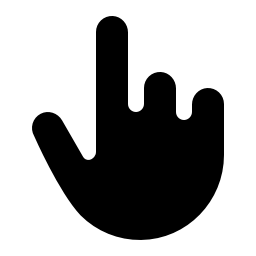
#> input picture tools/cursor_sources/ph_hand_pointing_fill.png, 256 x 256 px; its folder holds 3 pictures in this run
$ python build_cursor_icons.py
#> lines starting #> are read from the running program, lines starting #| are printed output that depends on the picture
"""Gera o cursor de porto a partir de um ícone pronto (tools/cursor_sources).

- cursor_pointer.png <- Phosphor "hand-pointing-fill" (mão apontando, hover em
                        porto/construção)

Aplica o estilo dos demais cursores: latão (#C9A24A) com contorno escuro
uniforme. O contorno é a silhueta dilatada (o desenho original fica intacto,
sem erosão), então os dedos finos não somem em 32 px.

Uso: python tools/build_cursor_icons.py
"""

import os

from PIL import Image, ImageFilter

HERE = os.path.dirname(os.path.abspath(__file__))
ROOT = os.path.dirname(HERE)
SRC = os.path.join(HERE, "cursor_sources")
OUT = os.path.join(ROOT, "assets", "ui")

CANVAS = 32
CONTENT = 26          # maior dimensão do ícone dentro do canvas (seta tem 28, lupa 27)
OUTLINE = 11          # MaxFilter em 256 px ~ 1,4 px em 32

brass = (201, 162, 74, 255)
dark = (12, 12, 12, 255)


def build(src_name: str, out_name: str) -> None:
#> called with src_name = 'ph_hand_pointing_fill.png', out_name = 'cursor_pointer.png'
    im = Image.open(os.path.join(SRC, src_name)).convert("RGBA")
#> im is the input picture: PIL image 256x256 RGBA; mean R, G, B, A 0, 0, 0, 89.5

    # Margem para o contorno não ser cortado na borda.
    pad = OUTLINE
    padded = Image.new("RGBA", (im.width + pad * 2, im.height + pad * 2), (0, 0, 0, 0))
#> padded: PIL image 278x278 RGBA; every value is 0
    padded.alpha_composite(im, (pad, pad))
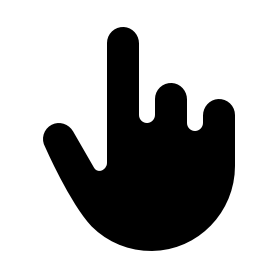
#> padded: PIL image 278x278 RGBA; mean R, G, B, A 0, 0, 0, 75.9; transparent parts drawn white

    a = padded.getchannel("A")
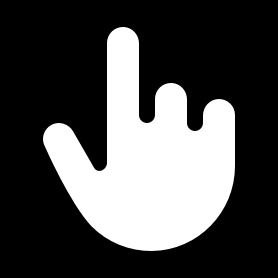
#> a: PIL image 278x278 L; min 0, max 255, mean 75.9
    dil = a.filter(ImageFilter.MaxFilter(OUTLINE))
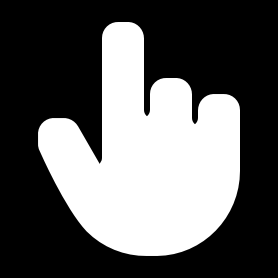
#> dil: PIL image 278x278 L; min 0, max 255, mean 93.9
    d = Image.new("RGBA", padded.size, dark)
    d.putalpha(dil)
    b = Image.new("RGBA", padded.size, brass)
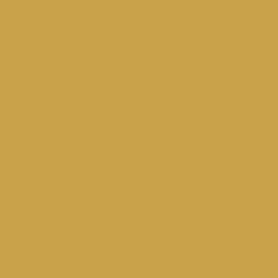
#> b: PIL image 278x278 RGBA; mean R, G, B, A 201, 162, 74, 255
    b.putalpha(a)
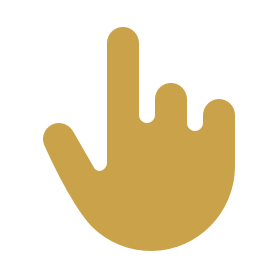
#> b: PIL image 278x278 RGBA; mean R, G, B, A 201, 162, 74, 75.9; transparent parts drawn white
    comp = Image.alpha_composite(d, b)

    comp = comp.crop(comp.getbbox())
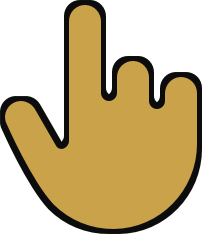
#> comp: PIL image 202x234 RGBA; mean R, G, B, A 104, 85, 42.2, 153.5; transparent parts drawn white
    scale = CONTENT / float(max(comp.size))
#> scale = 0.111
    w = max(1, round(comp.width * scale))
#> w = 22
    h = max(1, round(comp.height * scale))
#> h = 26
    comp = comp.resize((w, h), Image.LANCZOS)
#> comp: PIL image 22x26 RGBA

    canvas = Image.new("RGBA", (CANVAS, CANVAS), (0, 0, 0, 0))
#> canvas: PIL image 32x32 RGBA; every value is 0
    canvas.alpha_composite(comp, ((CANVAS - w) // 2, (CANVAS - h) // 2))
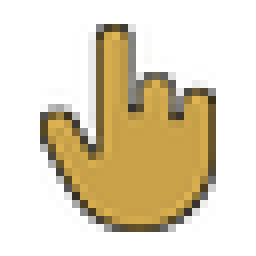
#> canvas: PIL image 32x32 RGBA (shown 8 times larger); mean R, G, B, A 58.3, 47.1, 21.4, 85.6; transparent parts drawn white
    canvas.save(os.path.join(OUT, out_name))
    print(out_name, canvas.getbbox(), "conteudo", w, "x", h)
#| cursor_pointer.png (5, 3, 27, 29) conteudo 22 x 26


build("ph_hand_pointing_fill.png", "cursor_pointer.png")
